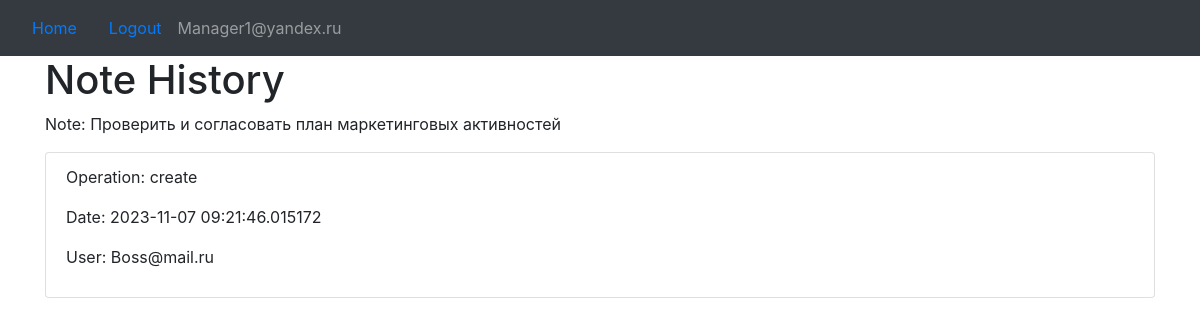
The page /note_history/1 (signed in) on the database its author committed.
### NewWEb/models.py (models this page shows)
class User(db.Model, UserMixin):
    id = db.Column(db.Integer, primary_key=True)
    email = db.Column(db.String(150), unique=True)
    password = db.Column(db.String(150))
    notes = db.relationship('Note')

class Note(db.Model):
    id = db.Column(db.Integer, primary_key=True)
    data = db.Column(db.String(10000))
    date = db.Column(db.DateTime(timezone=True), default=func.now())
    user_id = db.Column(db.Integer, db.ForeignKey('user.id'))

class History(db.Model):
    id = db.Column(db.Integer, primary_key=True)
    user_id = db.Column(db.Integer, db.ForeignKey('user.id'))
    user = db.relationship('User', backref='history')
    note_id = db.Column(db.Integer, db.ForeignKey('note.id'))
    operation_type = db.Column(db.String(50))
    timestamp = db.Column(db.DateTime, default=datetime.utcnow)

### NewWEb/views.py (the view)
@views.route('/note_history/<note_id>', methods=['GET'])
@login_required
def note_history(note_id):
    note = Note.query.get(note_id)
    history = History.query.filter_by(note_id=note_id).order_by(History.timestamp.desc()).all()
    return render_template('note_history.html', note=note, history=history, user=current_user)

### NewWEb/__init__.py (called while the page is built)
def create_app():
    app = Flask(__name__)
    app.config['SECRET_KEY'] = '1'
    app.config['SQLALCHEMY_DATABASE_URI'] = f'sqlite:///{DB_NAME}'
    app.config['SQLALCHEMY_TRACK_MODIFICATIONS'] = False
    app.config['SERVER_NAME'] = 'localhost:5000'
    db.init_app(app)
    from .views import views
    from .auth import auth
    app.register_blueprint(views, url_prefix='/')
    app.register_blueprint(auth, url_prefix='/')
    from .models import User, Note
    with app.app_context():
        db.create_all()
    login_manager = LoginManager()
    login_manager.login_view = 'auth.login'
    login_manager.init_app(app)
    @login_manager.user_loader
    def load_user(id):
        return User.query.get(int(id))
    return app

### NewWEb/templates/note_history.html (shortened to what this page needs)
{% extends "base.html" %}
{% block content %}
<h1>Note History</h1>
<p>Note: {{ note.data }}</p>
<ul class="list-group">
    {% for h in history %}
    <li class="list-group-item">
        <p>Operation: {{ h.operation_type }}</p>
        <p>Date: {{ h.timestamp }}</p>
        <p>User: {{ h.user.email }}</p>
    </li>
    {% endfor %}
</ul>
{% endblock %}

### NewWEb/templates/base.html (shortened to what this page needs)
<!DOCTYPE html>
<html>
<head>
    <link rel="stylesheet"
          href="https://stackpath.bootstrapcdn.com/bootstrap/4.4.1/css/bootstrap.min.css"
 />
    <link rel="stylesheet"
          href="https://stackpath.bootstrapcdn.com/font-awesome/4.7.0/css/font-awesome.min.css"
 />
</head>
<body>
    <nav class="navbar navbar-expand-lg navbar-dark bg-dark">
        <div class="collapse navbar-collapse" id="navbar">
             {% if user.is_authenticated %}
             <a class="nav-item nav-link" id="home" href="/">Home</a>
             <a class="nav-item nav-link" id="logout" href="/logout">Logout</a>
             <span class="navbar-text">{{ user.email }}</span>
             {% else %}
             <a class="nav-item nav-link" id="login" href="/login">Login</a>
             <a class="nav-item nav-link" id="signUp" href="/sign-up">Sign Up</a>
             {% endif %}
        </div>
    </nav>
    <div class="container">{% block content %} {% endblock %}</div>
</body>
</html>

### rows shown on the page
User: email "Manager1@yandex.ru"
Note: data "Проверить и согласовать план маркетинговых активностей"
History: operation_type "create", timestamp "2023-11-07 09:21:46.015172", user.email "Boss@mail.ru"
